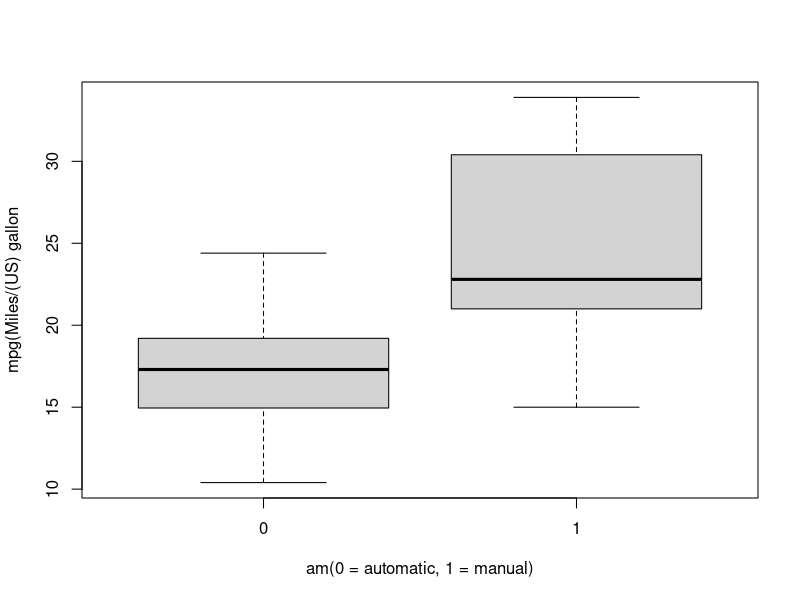
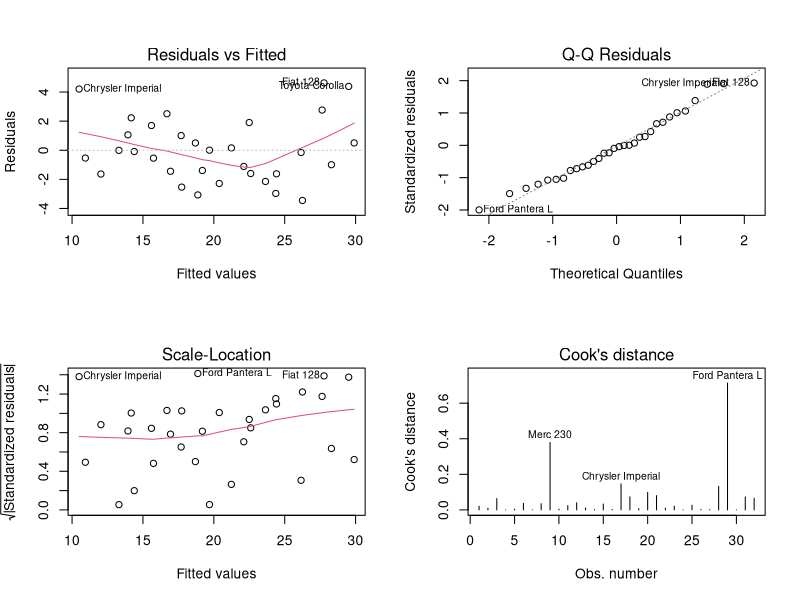
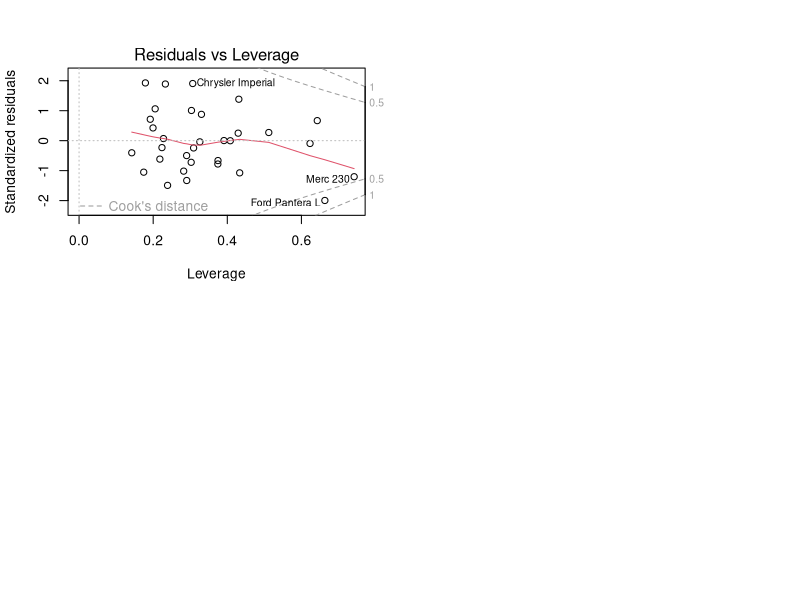

Source code (R) for these figures, in order:
## ---- chunk 1
library(datasets);library(car)
data(mtcars)
head(mtcars)
boxplot(mpg~am, data=mtcars, xlab="am(0 = automatic, 1 = manual)", ylab="mpg(Miles/(US) gallon")
## ---- chunk 2
mtcars$am<-factor(mtcars$am)
fit1<-lm(mpg~am, data=mtcars)
fitn<-lm(mpg~., data=mtcars)
anova(fit1,fitn)
## ---- chunk 3
summary(fitn)
## ---- chunk 4
par(mfrow = c(2, 2))
 plot(fitn, which=1)
 plot(fitn, which=2)
 plot(fitn, which=3)
 plot(fitn, which=4)
 plot(fitn, which=5)
